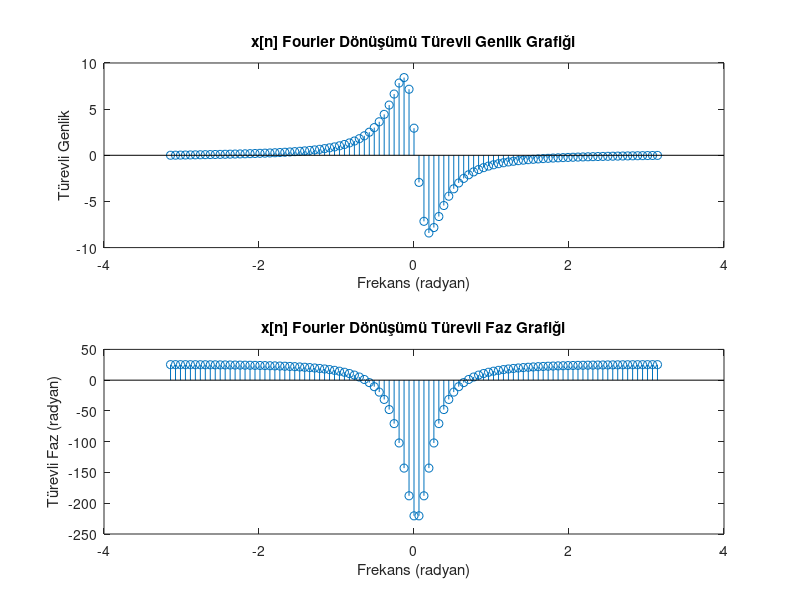

Here is the MATLAB script that generated this plot:
n = 0:99;%n değerleri ayrık zamanlı tanımlamak için oluşturuldu
x = (0.8).^n .* (n >= 0); % istenilen x[n] sinyali tanımı

N = length(x);% Sinyal uzunluğu range tanımı

FF = fftshift(fft(x)); %Fourier dönüşümü fonksiyonu tanımlandı 

genlik = abs(FF); % Genlik hesabı
faz = (180/pi).*angle(FF); % Faz hesabı

frek = linspace(-pi, pi, N);% Frekans vektörü tanımlama işlemi bu vektör belli bir aralık oluşturmak için tanımlandı

% Türev işlemi özellik yardımı ile kullanıldı.
frek_turev = linspace(-pi, pi, N-1); %frekansta belirli aralıkta türev
genlik_turev = diff(genlik) ./ diff(frek); % genlik içintürev operatörü ataması
faz_turev = diff(faz) ./ diff(frek); % faz için türev operatörü ataması

% Genlik grafiği
subplot(2, 1, 1);%aynı sayfada çoklu grafik için tanımlandı
stem(frek_turev, genlik_turev);%ayrık veri çizimi,discreet-plot işelvi için tanımlandı
xlabel('Frekans (radyan)');%x ekseni adlandırma
ylabel('Türevli Genlik');%y ekseni adlandırma
title('x[n] Fourier Dönüşümü Türevli Genlik Grafiği');% başlık eklendi

% Faz grafiği
subplot(2, 1, 2);%aynı sayfada çoklu grafik için tanımlandı
stem(frek_turev, faz_turev);%ayrık veri çizimi,discreet-plot işelvi için tanımlandı
xlabel('Frekans (radyan)');%x ekseni adlandırma
ylabel('Türevli Faz (radyan)');%y ekseni adlandırma
title('x[n] Fourier Dönüşümü Türevli Faz Grafiği');%başlık eklendi

